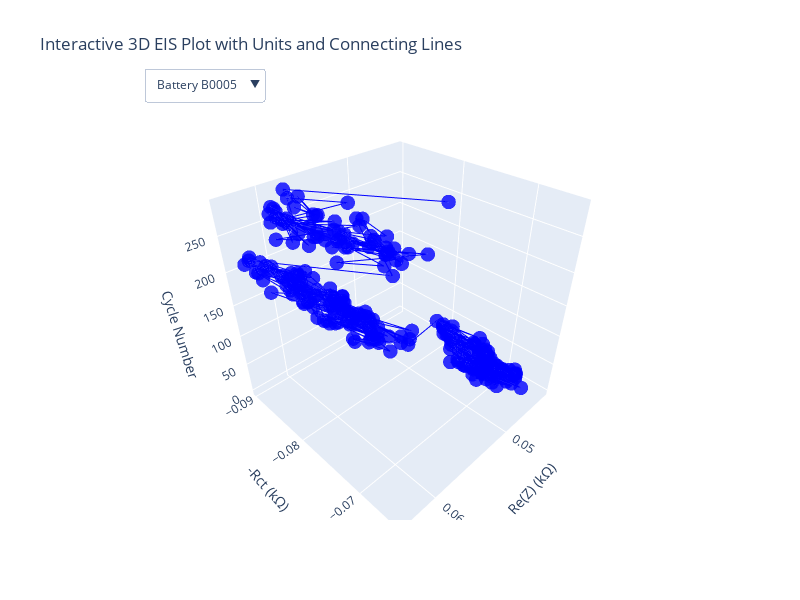

This figure's notebook cell:
### Code cell
metadata_file = "metadata.csv"
analyze_all_batteries_interactive_with_lines(metadata_file)
